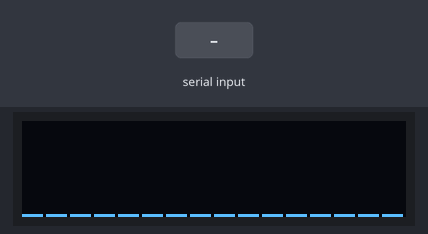
The sketch below on a simulated Arduino Uno, built with avr-gcc and run on an emulated ATmega328P. On the bench: 128×32 one-colour display. The inputs (shaded band) are chosen by the test bench. What the sketch prints to the serial monitor is not drawn.

Above: at 1.2 s.
1.3 s: "90,45\n" received over Serial
At 2.4 s:
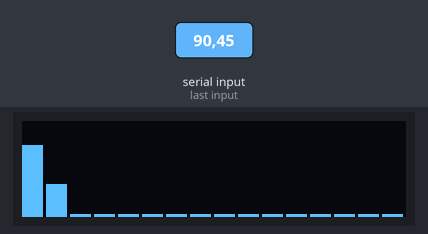
3.1 s: ",\n" received over Serial
At 4.2 s:
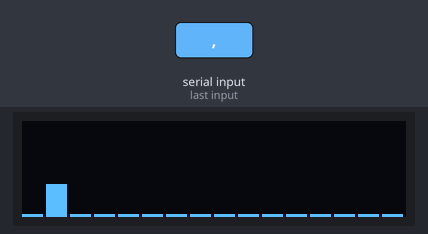
Timing chart, 0 to 6.1 s (numbered marks = the images above; inputs shaded):
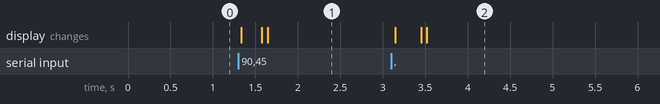

Measured:
- after the input at 1.3 s, the display: first changes at once (image 1 shows a later state)
- after the input at 3.1 s, the display: first changes at once (image 2 shows a later state)

The sketch:

Audio_Visualizer.ino
```cpp
#include <Wire.h>
#include <Adafruit_GFX.h>
#include <Adafruit_SSD1306.h>

#define SCREEN_WIDTH 128
#define SCREEN_HEIGHT 32
#define OLED_RESET -1

Adafruit_SSD1306 display(SCREEN_WIDTH, SCREEN_HEIGHT, &Wire, OLED_RESET);

// Налаштування аквалайзера
const int bands = 16;
const int bandWidth = 7;
const int gap = 1;
const int maxHeight = 28;

// Буфери для анімації
float currentHeights[16] = {0};
float targetHeights[16] = {0};

void setup() {
  Serial.begin(115200);

  // Ініціалізація OLED
  if(!display.begin(SSD1306_SWITCHCAPVCC, 0x3C)) {
    Serial.println(F("SSD1306 allocation failed"));
    for(;;);
  }

  display.clearDisplay();
  display.setTextColor(SSD1306_WHITE);

  Serial.println("READY"); // Сигнал для ПК, що ESP готова
}

void loop() {
  // Читаємо дані з Serial
  readSerialData();

  // Анімуємо смуги
  animateBars();

  // Малюємо аквалайзер
  drawEqualizer();

  delay(20);
}

void readSerialData() {
  if (Serial.available() > 0) {
    String data = Serial.readStringUntil('\n');
    data.trim();

    // Очікуємо дані у форматі: v1,v2,v3,...,v16
    if (data.length() > 0) {
      int startIndex = 0;
      int bandIndex = 0;

      for (int i = 0; i < data.length() && bandIndex < bands; i++) {
        if (data.charAt(i) == ',' || i == data.length() - 1) {
          String valueStr = data.substring(startIndex, i + (i == data.length() - 1 ? 1 : 0));
          int value = valueStr.toInt();

          // Обмежуємо значення та мапуємо на висоту
          value = constrain(value, 0, 100);
          targetHeights[bandIndex] = map(value, 0, 100, 0, maxHeight);

          startIndex = i + 1;
          bandIndex++;
        }
      }
    }
  }
}

void animateBars() {
  // Плавна анімація смуг
  for(int i = 0; i < bands; i++) {
    if(currentHeights[i] < targetHeights[i]) {
      currentHeights[i] += (targetHeights[i] - currentHeights[i]) * 0.3;
    } else {
      currentHeights[i] *= 0.8; // Плавне падіння
      if(currentHeights[i] < 1) currentHeights[i] = 0;
    }
  }
}

void drawEqualizer() {
  display.clearDisplay();

  // Малюємо смуги
  for(int i = 0; i < bands; i++) {
    int x = i * (bandWidth + gap);
    int height = (int)currentHeights[i];

    if(height > 0) {
      // Градієнт - нижні частини яскравіші
      display.fillRect(x, SCREEN_HEIGHT - height, bandWidth, height, SSD1306_WHITE);
    }

    // Лінія основи
    display.drawFastHLine(x, SCREEN_HEIGHT - 1, bandWidth, SSD1306_WHITE);
  }

  display.display();
}
```
